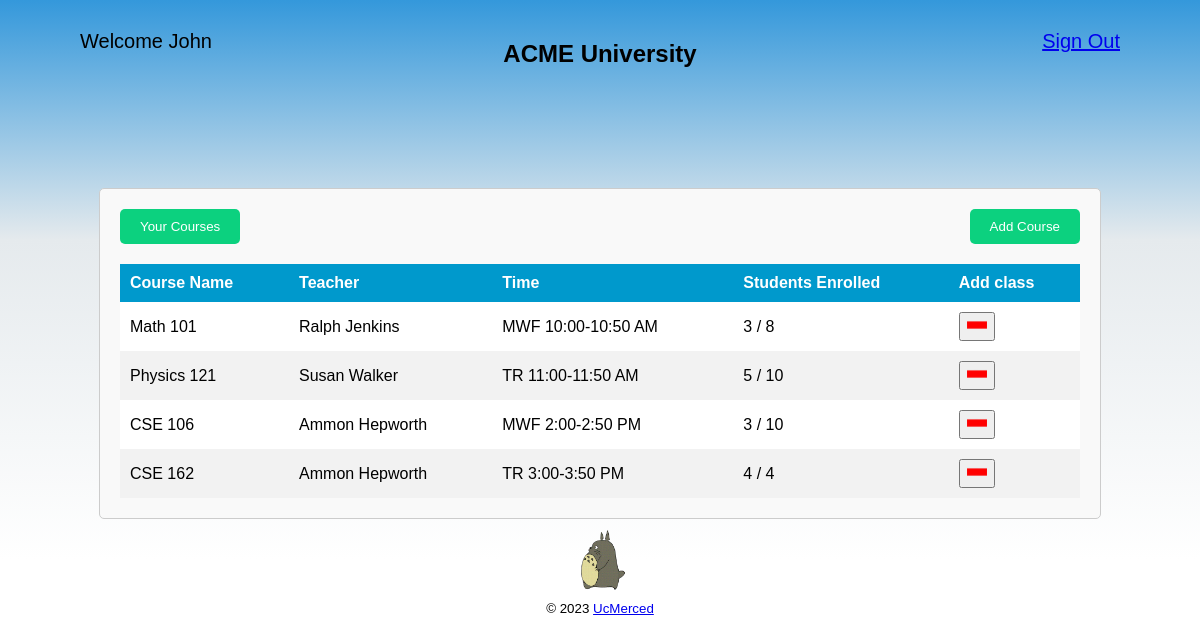
/student_dashboard_add_courses (signed in), run on the app's committed database.
### app.py (models this page shows)
class Student(UserMixin, db.Model):
    id = db.Column(db.Integer, Sequence('student_id_seq', start=100), primary_key=True)
    username = db.Column(db.String, unique=True, nullable=False)
    password = db.Column(db.String, nullable=False)
    first_name = db.Column(db.String, nullable=False)
    last_name = db.Column(db.String, nullable=False)
    enrolled_courses = db.relationship('Course', secondary=student_course, backref='students')

class Course(db.Model):
    id = db.Column(db.Integer, primary_key=True)
    class_name = db.Column(db.String, nullable=False)
    teacher_name = db.Column(db.String, nullable=False)
    time = db.Column(db.String, nullable=False)
    enrolled_students = db.Column(db.Integer, default=0)
    capacity = db.Column(db.Integer, nullable=False)

### app.py (the view)
@app.route('/student_dashboard_add_courses')
@login_required
def student_dashboard_add_courses():
    all_courses = Course.query.filter().all()
    student_courses = current_user.enrolled_courses #should give you all courses student is enrolled in
    not_student_courses = not_courses(student_courses) #should give you all courses student isn't enrolled in
    return render_template('student_add.html', username=current_user.first_name, student_courses=student_courses, all_courses=all_courses, not_student_courses=not_student_courses)

### app.py (called while the page is built)
def not_courses(student_courses):
    result = []
    for course in Course.query.all():
        is_student_course = False
        for student_course in student_courses:
            if course == student_course:
                is_student_course = True
        if not is_student_course:
            result.append(course)
    return result

@login_manager.user_loader
def load_user(user_id):
    student = Student.query.get(user_id)
    teacher = Teacher.query.get(user_id)
    if student:
        return student
    elif teacher:
        return teacher
    return None

### templates/student_add.html (shortened to what this page needs)
<!DOCTYPE html>
<html>
<head>
    <link rel="stylesheet" type="text/css" href="{{ url_for('static', filename='style.css') }}">
</head>
<body>
    <div class="welcome">Welcome {{ current_user.first_name }}</div>
    <h2>ACME University</h2>
    <a class="sign-out" href="{{ url_for('logout') }}">Sign Out</a>
    <div class="container">
    <div id="button-container">
        <button id="show-your-courses">Your Courses</button>
        <button id="show-all-courses">Add Course</button>
    </div>
    <table>
        <thead>
            <tr>
                <th>Course Name</th>
                <th>Teacher</th>
                <th>Time</th>
                <th>Students Enrolled</th>
                <th>Add class</th>
            </tr>
        </thead>
        <tbody>
            {% for course in all_courses %}
                <tr>
                    <td>{{ course.class_name }}</td>
                    <td>{{ course.teacher_name }}</td>
                    <td>{{ course.time }}</td>
                    <td>{{ course.enrolled_students }} / {{ course.capacity }}</td>
                    <td>
                        {% for student_course in student_courses  %}
                            {% if course == student_course %}
                                <button class="minus-button" id="{{course.id}}" onClick="modifyDatabase({{course.id}})"><img class="edit_icons" src="{{ url_for('static', filename='minus_sign.png') }}"></button>
                            {% endif %}
                        {% endfor %}
                    </td>
                </tr>
            {% endfor %}
        </tbody>
    </table>
    </div>
    <img alt="Walking Totoro" class="totoro" src="{{ url_for('static', filename='totoro.gif') }}">
    <footer>
        <small>&copy; 2023 <a href ="https://www.ucmerced.edu">UcMerced</a></small>
    </footer>
</body>
</html>

### static/style.css (style rules this page uses)
body { font-family: Arial, sans-serif; background: linear-gradient(to bottom, #3498db 0%, rgb(229, 234, 237) 30%, #ffffff 70%); margin: 0; padding: 0; display: flex; flex-direction: column; justify-content: flex-start; align-items: center; height: 100vh; position: relative; }
h2 { margin-top: 5vh; margin-bottom: 15vh; }
#button-container { display: flex; flex-direction: row; justify-content: space-between; width: 100%; gap: 0px; }
#show-your-courses, #show-all-courses { background-color: #0cd17f; color: white; padding: 10px 20px; border: 5px; border-radius: 5px; cursor: pointer; }
.welcome { position: absolute; top: 30px; left: 80px; font-size: 20px; }
.sign-out { position: absolute; top: 30px; right: 80px; font-size: 20px; }
table { width: 100%; border-collapse: collapse; margin-top: 20px; }
th, td { padding: 10px; text-align: left; }
th { background-color: #0099cc; color: white; }
tr:nth-child(even) { background-color: #f2f2f2; }
tr:nth-child(odd) { background-color: #ffffff; }
.edit_icons { width: 20px; height: 20px; }
.container { width: 80%; margin: 0 auto; padding: 20px; border: 1px solid #ccc; border-radius: 5px; background-color: #f9f9f9; }
.totoro { display: block; margin: 0 auto; height: 80px; }

### data on the page
Student: first_name "John"
Course: class_name "Math 101", teacher_name "Ralph Jenkins", time "MWF 10:00-10:50 AM", enrolled_students "3", capacity "8"
Course: class_name "Physics 121", teacher_name "Susan Walker", time "TR 11:00-11:50 AM", enrolled_students "5", capacity "10"
Course: class_name "CSE 106", teacher_name "Ammon Hepworth", time "MWF 2:00-2:50 PM", enrolled_students "3", capacity "10"
Course: class_name "CSE 162", teacher_name "Ammon Hepworth", time "TR 3:00-3:50 PM", enrolled_students "4", capacity "4"
